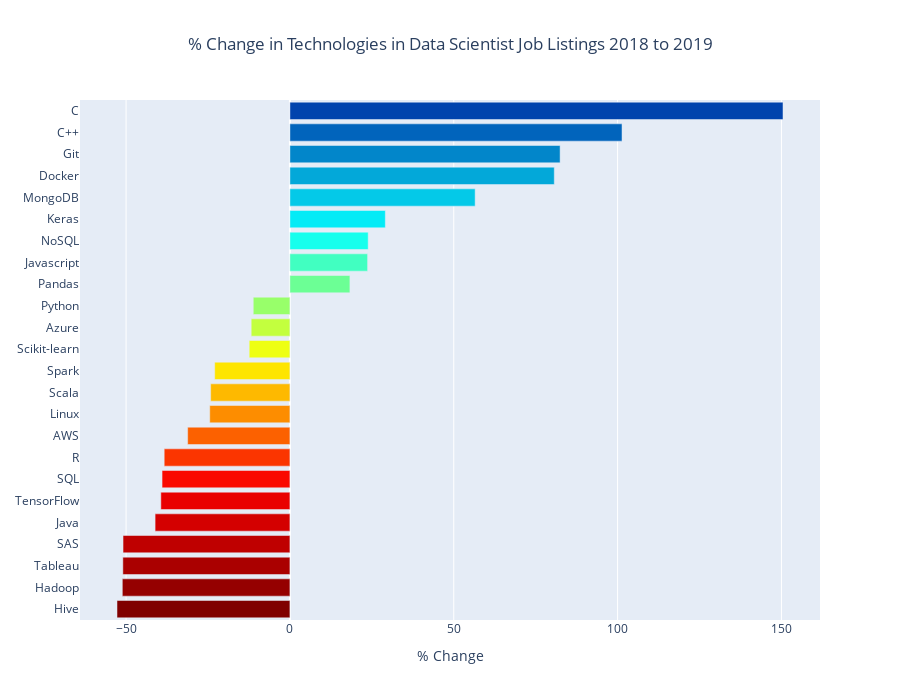

The code cell stored with this chart in its notebook:
### Code cell
fig = go.Figure(data=data, layout=layout)
py.iplot(fig)

### Figure 1 — Plotly figure (JSON) as saved in the notebook; plotly's stock layout.template omitted (floating-point values rounded to 4 significant figures)
{"data": [{"marker": {"color": [200, 194.8, 189.7, 184.5, 179.3, 174.1, 169.0, 163.8, 158.6, 153.4, 148.3, 143.1, 137.9, 132.8, 127.6, 122.4, 117.2, 112.1, 106.9, 101.7, 96.55, 91.38, 86.21, 81.03, 75.86, 70.69, 65.52, 60.34, 55.17, 50], "colorscale": [[0, "rgb(0,0,131)"], [0.2, "rgb(0,60,170)"], [0.4, "rgb(5,255,255)"], [0.6, "rgb(255,255,0)"], [0.8, "rgb(250,0,0)"], [1, "rgb(128,0,0)"]]}, "orientation": "h", "type": "bar", "x": [-52.77, -51.14, -50.99, -50.92, -41.14, -39.39, -39.02, -38.37, -31.21, -24.47, -24.18, -22.96, -12.43, -11.82, -11.19, 18.31, 23.71, 23.88, 29.12, 56.53, 80.67, 82.45, 101.3, 150.5], "y": ["Hive", "Hadoop", "Tableau", "SAS", "Java", "TensorFlow", "SQL", "R", "AWS", "Linux", "Scala", "Spark", "Scikit-learn", "Azure", "Python", "Pandas", "Javascript", "NoSQL", "Keras", "MongoDB", "Docker", "Git", "C++", "C"]}], "layout": {"height": 700, "title": {"text": "% Change in Technologies in Data Scientist Job Listings 2018 to 2019", "x": 0.5}, "xaxis": {"title": {"text": "% Change"}}, "yaxis": {"tickmode": "linear"}}}
